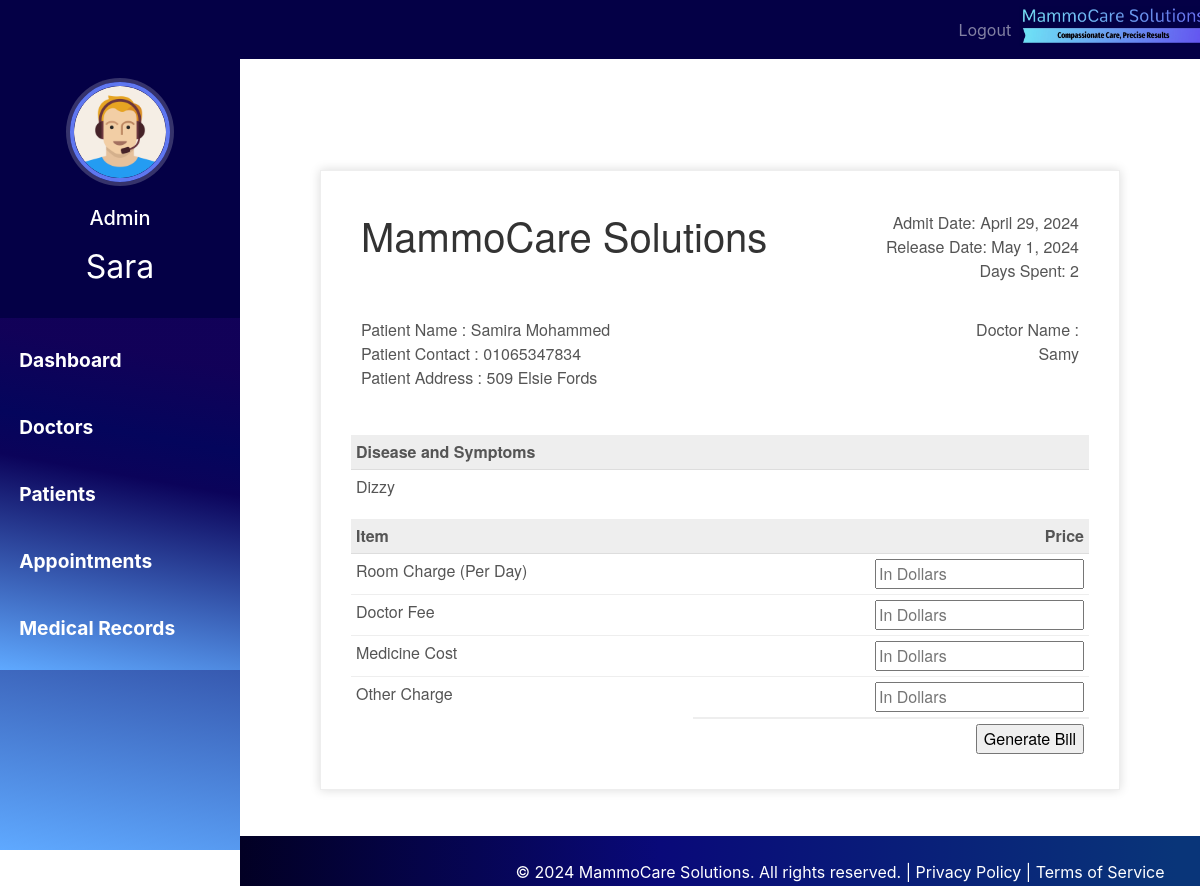
Page /discharge-patient/1 (signed in) on the committed database.
### hospital/models.py (models this page shows, shortened)
class Patient(models.Model):
    user=models.OneToOneField(User,on_delete=models.CASCADE)
    profile_pic= models.ImageField(upload_to='profile_pic/PatientProfilePic/',null=True,blank=True)
    address = models.CharField(max_length=40)
    mobile = models.CharField(max_length=20,null=False)
    symptoms = models.CharField(max_length=100,null=False)
    assignedDoctorId = models.PositiveIntegerField(null=True)
    admitDate=models.DateField(auto_now=True)
    dob = models.DateField()
    status=models.BooleanField(default=False)
    @property
    def get_name(self):
        return self.user.first_name+" "+self.user.last_name

### hospital/views.py (the view, shortened to what this page needs)
# urls.py: path('discharge-patient/<int:pk>', views.discharge_patient_view,name='discharge-patient'),
@login_required(login_url='adminlogin')
@user_passes_test(is_admin)
def discharge_patient_view(request,pk):
    patient=models.Patient.objects.get(id=pk)
    days=(date.today()-patient.admitDate) #2 days, 0:00:00
    assignedDoctor=models.User.objects.all().filter(id=patient.assignedDoctorId)
    d=days.days # only how many day that is 2
    patientDict={
        'patientId':pk,
        'name':patient.get_name,
        'mobile':patient.mobile,
        'address':patient.address,
        'symptoms':patient.symptoms,
        'admitDate':patient.admitDate,
        'todayDate':date.today(),
        'day':d,
        'assignedDoctorName':assignedDoctor[0].first_name,
    }
    return render(request,'hospital/patient_generate_bill.html',context=patientDict)

### hospital/views.py (called while the page is built)
def is_admin(user):
    return user.groups.filter(name='ADMIN').exists()

### templates/hospital/patient_generate_bill.html (shortened to what this page needs)
{% extends 'hospital/admin_base.html' %}
{% load static %}
{% block content %}
<head>
</head>
<br><br><br>
<div class="invoice-box">
  <table cellpadding="0" cellspacing="0">
    <tr class="top">
      <td colspan="2">
        <table>
          <tr>
            <td class="title">
              <h1>MammoCare Solutions</h1>
            </td>
            <td>
              Admit Date: {{admitDate}}<br>
              Release Date: {{todayDate}}<br>
              Days Spent: {{day}}
            </td>
          </tr>
        </table>
      </td>
    </tr>
    <tr class="information">
      <td colspan="2">
        <table>
          <tr>
            <td>
              Patient Name : {{name}}<br>
              Patient Contact : {{mobile}}<br>
              Patient Address : {{address}}<br>
            </td>
            <td>
              Doctor Name :<br>
              {{assignedDoctorName}}<br>
            </td>
          </tr>
        </table>
      </td>
    </tr>
    <tr class="heading">
      <td>
        Disease and Symptoms
      </td>
      <td>
      </td>
    </tr>
    <tr class="details">
      <td>
        {{symptoms}}
      </td>
    </tr>
    <tr class="heading">
      <td>
        Item
      </td>
      <td>
        Price
      </td>
    </tr>
    <form method="post">
      <tr class="item">
        <td>
          Room Charge (Per Day)
        </td>
        <td>
          <input type="number" name="roomCharge" placeholder="In Dollars" value="">
        </td>
      </tr>
      <tr class="item">
        <td>
          Doctor Fee
        </td>
        <td>
          <input type="number" name="doctorFee" placeholder="In Dollars" value="">
        </td>
      </tr>
      <tr class="item">
        <td>
          Medicine Cost
        </td>
        <td>
          <input type="number" name="medicineCost" placeholder="In Dollars" value="">
        </td>
      </tr>
      <tr class="item last">
        <td>
          Other Charge
        </td>
        <td>
          <input type="number" name="OtherCharge" placeholder="In Dollars" value="">
        </td>
      </tr>
      <tr class="total">
        <td></td>
        <td>
          <input type="submit" name="submit" value="Generate Bill">
        </td>
      </tr>
    </form>
  </table>
</div>
{% endblock content %}

### templates/hospital/admin_base.html (shortened to what this page needs)
<!DOCTYPE html>
{% load static %}
<html lang="en">
<head>
  <link rel="stylesheet" href="https://stackpath.bootstrapcdn.com/bootstrap/4.3.1/css/bootstrap.min.css">
  <link rel="stylesheet" href="https://maxcdn.bootstrapcdn.com/font-awesome/4.7.0/css/font-awesome.min.css">
  <link rel="stylesheet" href="{% static '/style.css' %}">
</head>
<body>
  <nav class="menu" tabindex="0">
    <header class="avatar">
      <div style="display: inline-block;">
        <img src="{% static "images/adminpropic.png" %}" />
        <br><br>
        <h6 style="color: white; font-size: 20px;">Admin</h6>
      </div>
      <h2>{{ request.user.first_name }}</h2>
    </header>
    <ul>
      <li tabindex="0" class="icon-dashboard"> <a style="color:white; text-decoration:none;" href="/admin-dashboard"><span>Dashboard</span></a> </li>
      <li tabindex="0" class="icon-customers"> <a style="color:white; text-decoration:none;" href="/admin-doctor"><span>Doctors</span></a></li>
      <li tabindex="0" class="icon-users"> <a style="color:white; text-decoration:none;" href="/admin-patient"><span>Patients</span></a></li>
      <li tabindex="0" class="icon-calendar"> <a style="color:white; text-decoration:none;" href="/admin-appointment"><span>Appointments</span></a></li>
      <li tabindex="0" class="icon-calendar"> <a style="color:white; text-decoration:none;" href="/admin-medical-records"><span>Medical Records</span></a></li>
    </ul>
  </nav>
  <main>
    <div class="bs-example">
      <nav class="navbar navbar-expand-md navbar-dark fixed-top" style="background:#040046;">
        <div class="navbar-nav" style=" margin-left: 80%;">
          <a href="/index" class="nav-item nav-link">Logout</a>
        </div>
        <a href="/admin-dashboard" class="navbar-brand">
          <img src="{% static 'images/mammocare-logo.jpeg' %}" alt="Logo" height="40" style="margin-top: -7px;">
        </a>
      </nav>
    </div>
    <br><br>
    {% block content %}
    {% endblock content %}
    <br><br><br><br>
    <footer>
      <br>
      <div class="container">
        <div class="row">
          <div class="col-md-12 col-sm-12">
            <div style="color:#ffffff;" class="wow fadeInUp footer-copyright">
              <p>
                &copy; 2024 MammoCare Solutions. All rights reserved. | <a href="/privacy_policy">Privacy Policy</a> | <a href="/terms">Terms of Service</a>
              </p>
            </div>
          </div>
        </div>
      </div>
    </footer>
  </main>
</body>
</html>

### static/style.css (style rules this page uses)
body { padding-left: 240px; }
main { position: relative; height: 100vh; }
.menu { background: #5bc995; height: 100vh; width: 240px; position: fixed; top: 0px; left: 0; z-index: 5; outline: none; }
.menu .avatar { background: rgba(0, 0, 0, 0.1); padding: 2em 0.5em; text-align: center; }
.menu .avatar img { width: 100px; border-radius: 50%; overflow: hidden; border: 4px solid #ffea92; box-shadow: 0 0 0 4px rgba(255, 255, 255, 0.2); }
.menu .avatar h2 { font-weight: normal; margin-bottom: 0; }
.menu ul { list-style: none; padding: 0.5em 0; margin: 0; }
.menu ul li { padding: 0.5em 1em 0.5em 3em; font-size: 0.95em; font-weight: regular; background-repeat: no-repeat; background-position: left 15px center; background-size: auto 20px; transition: all 0.15s linear; cursor: pointer; }
.menu ul li.icon-dashboard { background-image: url("http://www.entypo.com/images//gauge.svg"); }
.menu ul li.icon-customers { background-image: url("http://www.entypo.com/images//briefcase.svg"); }
.menu ul li.icon-users { background-image: url("http://www.entypo.com/images//users.svg"); }
.menu ul li.icon-calendar { background-image: url("http://www.entypo.com/images//calendar.svg"); }

### templates/hospital/admin_base.html (style rules this page uses)
a:link { text-decoration: none; }
a { color: white; }
footer { padding: 0px 0px 0px 0px; background-color: black; margin: 0px; }
p { text-align: center; }
body { padding-left: 240px; }
main { position: relative; height: 100vh; }
.menu { background: #03a9f4; height: 100vh; width: 240px; position: fixed; top: 0px; left: 0; z-index: 5; outline: none; }
.menu .avatar { background: rgba(0, 0, 0, 0.1); padding: 2em 0.5em; text-align: center; }
.menu .avatar img { width: 100px; border-radius: 50%; overflow: hidden; border: 4px solid #ffea92; box-shadow: 0 0 0 4px rgba(255, 255, 255, 0.2); }
.menu .avatar h2 { font-weight: normal; margin-bottom: 0; }
.menu ul { list-style: none; padding: 0.5em 0; margin: 0; }
.menu ul li { padding: 0.5em 1em 0.5em 3em; font-size: 0.95em; font-weight: regular; background-repeat: no-repeat; background-position: left 15px center; background-size: auto 20px; transition: all 0.15s linear; cursor: pointer; }
.menu ul li.icon-dashboard { background-image: url("http://www.entypo.com/images//gauge.svg"); }
.menu ul li.icon-customers { background-image: url("http://www.entypo.com/images//briefcase.svg"); }
.menu ul li.icon-users { background-image: url("http://www.entypo.com/images//users.svg"); }
.menu ul li.icon-calendar { background-image: url("http://www.entypo.com/images//calendar.svg"); }
body { padding-left: 240px; margin-top: 50px; }
.menu { background: rgb(2,0,36); background: linear-gradient(10deg, rgba(2,0,36,1) 0%, rgba(95,169,255,1) 0%, rgba(11,3,90,1) 55%, rgba(4,5,92,1) 66%, rgba(18,1,88,0.9568160027682948) 87%); height: 100vh; width: 240px; position: fixed; top: 0px; left: 0; z-index: 5; outline: none; transition: left 0.3s; }
.menu .avatar { background: #040046; padding: 2em 0.5em; text-align: center; }
.menu .avatar img { width: 100px; height: 100px; border-radius: 50%; overflow: hidden; border: 4px solid #5f77f0; box-shadow: 0 0 0 4px rgba(255, 255, 255, 0.2); }
.menu .avatar h2 { font-weight: normal; margin-bottom: 0; color: #fff; margin-top: 10px; }
.menu ul { list-style: none; padding: 0.5em 0; margin: 0; background: rgb(2,0,36); background: linear-gradient(10deg, rgba(2,0,36,1) 0%, rgba(95,169,255,1) 0%, rgba(11,3,90,1) 55%, rgba(4,5,92,1) 66%, rgba(18,1,88,0.9568160027682948) 87%); }
.menu ul li { padding: 1em; font-size: 1.2em; font-weight: bold; transition: background-color 0.3s ease; }
.menu ul li a { color: #fff; text-decoration: none; }
footer { padding: 0px 0px 0px 0px; background: rgb(2, 0, 36); background: linear-gradient(90deg, rgba(2, 0, 36, 1) 0%, rgba(9, 9, 121, 1) 35%, rgba(9, 53, 121, 1) 78%); margin: 0px; position: fixed; bottom: 0; width: 100%; height: 50px; text-align: center; }

### rows in the picture
Patient: admitDate "April 29, 2024", mobile "01065347834", address "509 Elsie Fords", symptoms "Dizzy"

### other values in the picture
{{ request.user.first_name }} "Sara"
{{ todayDate }} "May 1, 2024"
{{ name }} "Samira Mohammed"
{{ assignedDoctorName }} "Samy"
